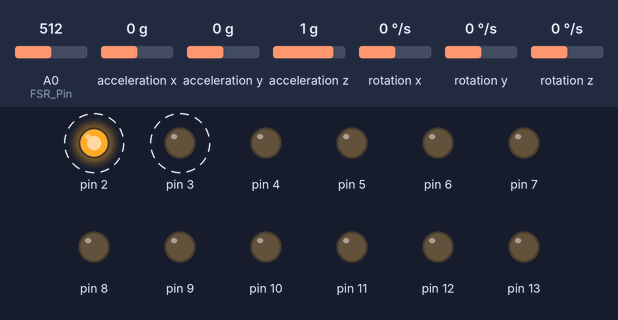
The sketch below on a simulated Arduino Uno, built with avr-gcc and run on an emulated ATmega328P. Shown: output pins drawn as LEDs (lit = HIGH). Dashed ring = blinking. Inputs (shaded band) come from the test bench; at power-on: acceleration x 0 g, acceleration y 0 g, A0 (FSR_Pin) = 512, acceleration z 1 g, rotation x 0 °/s, rotation y 0 °/s, rotation z 0 °/s. What the sketch prints to the serial monitor is not drawn.

Above: at 1.28 s.
1.3 s: acceleration x set to -0.4 g
At 1.61 s:
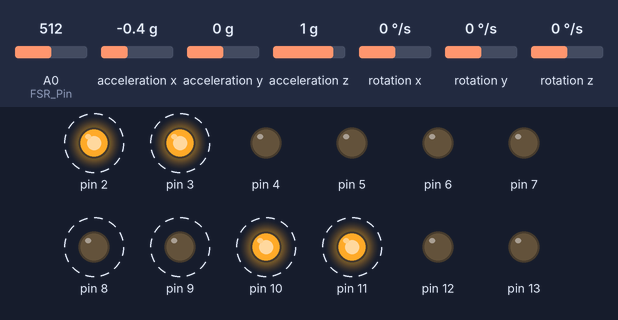
4.3 s: acceleration x set to 0.8 g
At 5.02 s:
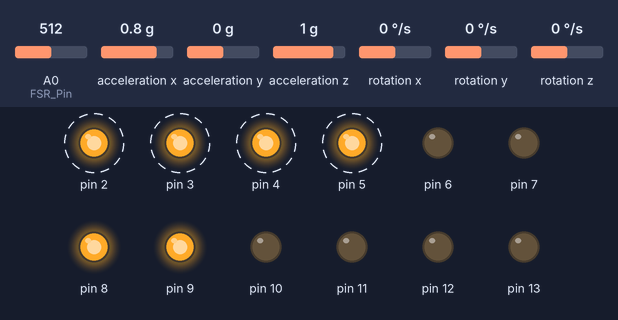
7.3 s: acceleration x set to 0.9 g
At 9.9 s:
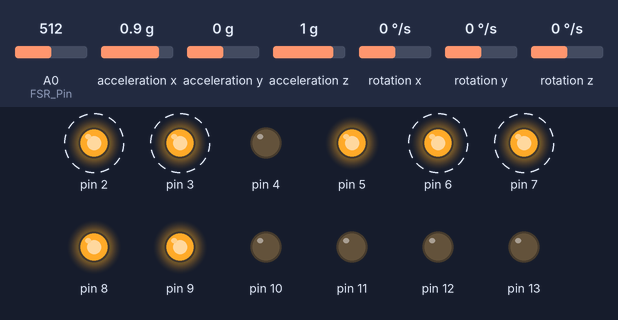
10.3 s: acceleration y set to -0.2 g
13.3 s: acceleration y set to -0.5 g
At 14.98 s:
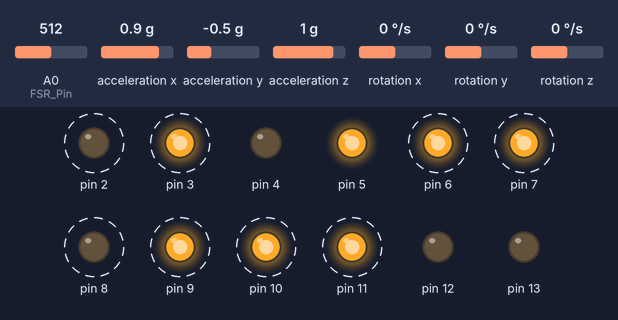
16.3 s: A0 (FSR_Pin) set to 660
Timing chart, 0 to 33.0 s (numbered marks = the images above; inputs shaded):
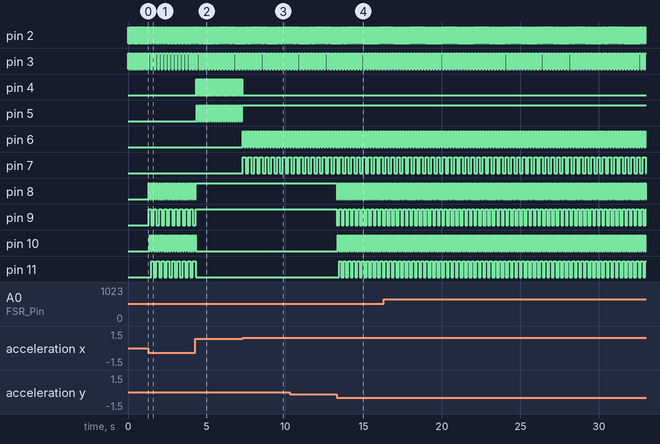

Measured:
- the behaviour switches between -0.2 and -0.3 g on acceleration x (found by bisection; images 0 and 1)
- the behaviour switches between 0.8 and 0.9 g on acceleration x (found by bisection; images 2 and 3)
- the behaviour switches between -0.3 and -0.4 g on acceleration y (found by bisection; images 3 and 4)
- after the input at 1.3 s, pin 2: alternates HIGH for 0.06 s and LOW for 0.06 s, starting after 0.14 s; pin 3: alternates HIGH for 0.11 s and LOW for 0.11 s, starting after 0.14 s
- after the input at 4.3 s, pin 4: alternates HIGH for 0.04 s and LOW for 0.04 s, starting at once; pin 5: alternates HIGH for 0.07 s and LOW for 0.07 s, starting after 0.08 s; pin 8, pin 9: goes on until 4.3 s, then stays HIGH; pin 10, pin 11: goes on until 4.3 s, then stays LOW
- after the input at 7.3 s, pin 4: stops changing and stays LOW; pin 5: stops changing and stays HIGH; pin 6: alternates HIGH for 0.09 s and LOW for 0.09 s, starting at once; pin 7: alternates HIGH for 0.18 s and LOW for 0.18 s, starting at once
- after the input at 13.3 s, pin 8: alternates HIGH for 0.07 s and LOW for 0.07 s, starting at once; pin 9: alternates HIGH for 0.15 s and LOW for 0.15 s, starting at once; pin 10: alternates HIGH for 0.07 s and LOW for 0.07 s, starting after 0.08 s; pin 11: alternates HIGH for 0.15 s and LOW for 0.15 s, starting after 0.15 s
- by itself, pin 2: alternates HIGH for 0.04 s and LOW for 0.04 s

The sketch:

darling.ino
```cpp
/*
Main method arduino class that is used to access the accelerometer input and convert that
into robotic arm output.
*/

//Boolean method to establish test lights in 13 12 11 Pins
boolean test = false;

/*
Setup method. Calls other start methods in the other class
*/
void setup(){

  if(test){
    startTest();
  }

  Serial.begin(9600);

  startData();//Start the data collection
  startControl();//Start the controller
}

void loop()
{
  /*Data collection*/
  update();//Update the readings from the sensors
  printRaw();//Print the raw data for debugging

  /*State update*/
  updateState(getState(0), getState(1), getClamp(0), getClamp(1), getClamp(2)); //Update to relative state based on reading changes in sensors
  updateAllMotors(); //Update motors to move the bot

  //Short delay to ensure fluidness of motion
  delay(1);
}
```

controller.ino
```cpp
/*
Supported by Walter Brown, propery to GrAEyTeam.
IF THIS WAS IN JAVA, EVERYTHING HERE WOULD BE PRIVATE ACCEPT FOR
setMotorVelocity(motor enum, velocity double between -1 and 1).
*/
//Controller of the Mini Mover 5 robotic motors

/* Address the motors using these. */
enum motor{BASE, HAND, ELBOW, SHOULDER, LEFT_WRIST, RIGHT_WRIST,
LAST};

/* Clock */
double tickers[LAST];

/* Speed controls */
double deltas[LAST];

/* Add to setup somewhere. */
void startControl() {
  /* Set all pins to be outputs. */
  for(int i = 0; i < 14; i++) {
    pinMode(i, OUTPUT);
  }
}

  //setMotorVelocity(LEFT_WRIST, -0.05);
  //setMotorVelocity(RIGHT_WRIST, 0.05);
  //bro();
//}

/*
Set the speed of a specified motor.
Use motor enum to specifie motor used.
Velocity should be between -1 and 1.
*/
void setMotorVelocity(int motor, double velocity) {
  deltas[motor] = velocity;
  if(deltas[motor] >  1) deltas[motor] =  1;
  if(deltas[motor] < -1) deltas[motor] = -1;
}

void updateAllMotors() {
  for(int i = 0; i < LAST; i++)
    updateMotor(i);
}

/*
Makes sure that a given motor is being given the correct
inputs, slowly incrementing its state.
Use motor enum.
*/
//Implementer note: Big pin number goes to B.
void updateMotor(int m) {
  tickers[m] += deltas[m];
  while(tickers[m] < 0) tickers[m] += 4;
  while(tickers[m] > 4) tickers[m] -= 4;
  if(((int)tickers[m])%2) digitalWrite(2*m, HIGH);
  else digitalWrite(2*m, LOW);
  if((((int)tickers[m])/2)%2) digitalWrite(2*m+1, HIGH);
  else digitalWrite(2*m+1, LOW);

}

void bro() {
  setMotorVelocity(LEFT_WRIST, -0.05);
  setMotorVelocity(RIGHT_WRIST, 0.05);
  setMotorVelocity(SHOULDER, 0.13/2);
  setMotorVelocity(ELBOW, 0.13);
  for(int i = 0; i < 700; i++) {
    updateAllMotors();
    delay(1);
  }
  setMotorVelocity(LEFT_WRIST, 0.05);
  setMotorVelocity(RIGHT_WRIST, -0.05);
  setMotorVelocity(ELBOW, -0.13);
  for(int i = 0; i < 700; i++) {
    updateAllMotors();
    delay(1);
  }
  setMotorVelocity(LEFT_WRIST, 0);
  setMotorVelocity(RIGHT_WRIST, 0);
  setMotorVelocity(ELBOW, 0);
  setMotorVelocity(SHOULDER, -0.13);
  for(int i = 0; i < 700; i++) {
    updateAllMotors();
    delay(1);
  }
  setMotorVelocity(SHOULDER, 0);
}
```

data.ino
```cpp
/*
The data collection mehthod of hackbot. Uses the provided LSM303 Method given
 by the pololu website.*/

#include <Wire.h>
#include <LSM303.h>

LSM303 compass;

//toClamp or not to clamp that is the question
boolean toClamp;
//toRelax or not to relax that is the question
boolean toRelax;
//A Bro toBro fromBro
boolean toBro;

//Count towards bro
int count;

//A0 Pin for the Force Sensitive Resistor
int FSR_Pin = A0;
int FSR;

/*
Initiate data collection
 */
void startData(){
  Wire.begin();
  compass.init();
  compass.enableDefault();
  count = 0;
}

/*
Update the readings from the FSR and MinIMU-9 v2
*/
void update(){
  compass.read();
  FSR = analogRead(FSR_Pin);
  readClamp(FSR);
}

/*
Get the current x, y ,z state of the LSM303DLHC
*/
int getState(int n){
  if(n==0) return toG(compass.a.x);
  if(n==1) return toG(compass.a.y);
  if(n==2) return toG(compass.a.z);
}

/*
Get the current state of toBro and toClamp
*/
boolean getClamp(int n){
  if(n==0) return toClamp;
  if(n==1) return toRelax;
  if(n==2) return toBro;
}

void printRaw(){
 Serial.println(toG(compass.a.x));
  //Serial.println(toG(compass.a.y));
  //Serial.println(toG(compass.a.z));
  //Serial.println(FSR);
  Serial.println();
}

/*
Read the FSR
*/
void readClamp(int i){
  if(i>650){
    toClamp=true;
    count++;
  }
  else if(i>1){
    toRelax=true;
  }
  else{
    toClamp=false;
    toRelax=false;
  }
  if(count==6){
    toBro=true;
    count=0;
  }
}

//
void noBro(){
  toBro = false;
}

/*
Converts raw to right data precision
*/
int toG(int x){
  return x/16;
}
```

state.ino
```cpp
/*
State pattern describing the 7 states that up down tilt is handled.
 Handles the 5 states left right tilt.
 Handles the clamping trigger.
 Handles the bro trigger.
 */

//Safe Range
int x_lower_safe=-300;
int x_upper_safe=300;

int y_lower_safe=-350;
int y_upper_safe=350;

//Danger Level
int x_upper1=450;
int x_upper2=850;
int x_lower1=-450;
int x_lower2=-850;


void updateState(int x, int y, boolean c, boolean r, boolean b){
  if(x<=x_upper_safe && x>=x_lower_safe && y<=y_upper_safe && y>=y_lower_safe){
    setMotorVelocity(LEFT_WRIST, 0);
    setMotorVelocity(RIGHT_WRIST,0);
  }

  updateX(x);
  updateY(y);

  updateClamp(c, r);
  updateBro(b);
}

void updateX(int x){
  if(x<=x_upper_safe&& x>=x_lower_safe){
    //Neutral
    setMotorVelocity(SHOULDER, 0);
    setMotorVelocity(ELBOW, 0);
    setMotorVelocity(LEFT_WRIST, 0);
    setMotorVelocity(RIGHT_WRIST,0);
    setMotorVelocity(HAND, 0);
  }
  else if(x > x_upper_safe && x <= x_upper1){
    //Upper wrist
    setMotorVelocity(SHOULDER,0);
    setMotorVelocity(ELBOW, 0);
    setMotorVelocity(LEFT_WRIST, 0.1);
    setMotorVelocity(RIGHT_WRIST, -0.1);
    setMotorVelocity(HAND, 0);
  }
  else if(x>x_upper1 && x<=x_upper2){
    //UP1
    setMotorVelocity(ELBOW, 0.2);
    setMotorVelocity(HAND, 0);
    setMotorVelocity(SHOULDER, 0);
    setMotorVelocity(LEFT_WRIST, 0);
    setMotorVelocity(RIGHT_WRIST,0);
  }
  else if(x>x_upper2){
    //UP2
    setMotorVelocity(SHOULDER, -0.08);
    setMotorVelocity(ELBOW, 0);
    setMotorVelocity(LEFT_WRIST, 0);
    setMotorVelocity(RIGHT_WRIST,0);
    setMotorVelocity(HAND, 0);
  }
  else if(x < x_lower_safe && x >= x_lower1){
    //Lower wrist
    setMotorVelocity(SHOULDER,0);
    setMotorVelocity(ELBOW, 0);
    setMotorVelocity(LEFT_WRIST, -0.1);
    setMotorVelocity(RIGHT_WRIST, 0.1);
    setMotorVelocity(HAND, 0);
  }
  else if(x<-x_lower1 && x>=x_lower2){
    //DOWN1
    setMotorVelocity(ELBOW, -0.2);
    setMotorVelocity(SHOULDER, 0);
    setMotorVelocity(LEFT_WRIST, 0);
    setMotorVelocity(RIGHT_WRIST,0);
    setMotorVelocity(HAND, 0);
  }
  else if(x<-x_lower2){
    //DOWN2
    setMotorVelocity(SHOULDER, 0.08);
    setMotorVelocity(ELBOW, 0);
    setMotorVelocity(LEFT_WRIST, 0);
    setMotorVelocity(RIGHT_WRIST,0);
    setMotorVelocity(HAND, 0);
  }
  else{
    //Neutral
    setMotorVelocity(SHOULDER, 0);
    setMotorVelocity(ELBOW, 0);
    setMotorVelocity(LEFT_WRIST, 0);
    setMotorVelocity(RIGHT_WRIST,0);
    setMotorVelocity(HAND, 0);
  }
}

void updateY(int y){
  if(y<=350 && y>=-350){
    //Neutral
  }
  else if(y>550 && y<=1000){
    //LEFT1
    setMotorVelocity(LEFT_WRIST, -.10);
    setMotorVelocity(RIGHT_WRIST,-.10);
  }
  else if(y>850){
    //LEFT2
  }
  else if(y<-350 && y>=-1000){
    //RIGHT1
    setMotorVelocity(LEFT_WRIST, .10);
    setMotorVelocity(RIGHT_WRIST,.10);
  }
  else if(y<-850){
    //RIGHT2
  }
}

//int clampEstimate = 0
void updateClamp(boolean c, boolean r){
  if(c){
    //Do Clamp Stuff
    setMotorVelocity(HAND, 0.15);
    //clampEstimate += 1;
  }
  else if(r){
    //Relax clamp
    setMotorVelocity(HAND, -0.15);
  }
  else{
    setMotorVelocity(HAND, 0);
  }
}

void updateBro(boolean b){
  //if(b){
  //  bro();
  //  noBro();
  //}
}
```

test.ino
```cpp
void startTest(){
  pinMode(13, OUTPUT);
  pinMode(12, OUTPUT);
  pinMode(11, OUTPUT);
}
  void lightTest(int n){
    if(n==1){digitalWrite(13, HIGH);}
    if(n==2){digitalWrite(12, HIGH);}
    if(n==3){digitalWrite(11, HIGH);}
  }

  void dimTest(int n){
    if(n==1){digitalWrite(13, LOW);}
    if(n==2){digitalWrite(12, LOW);}
    if(n==3){digitalWrite(11, LOW);}
  }
```
